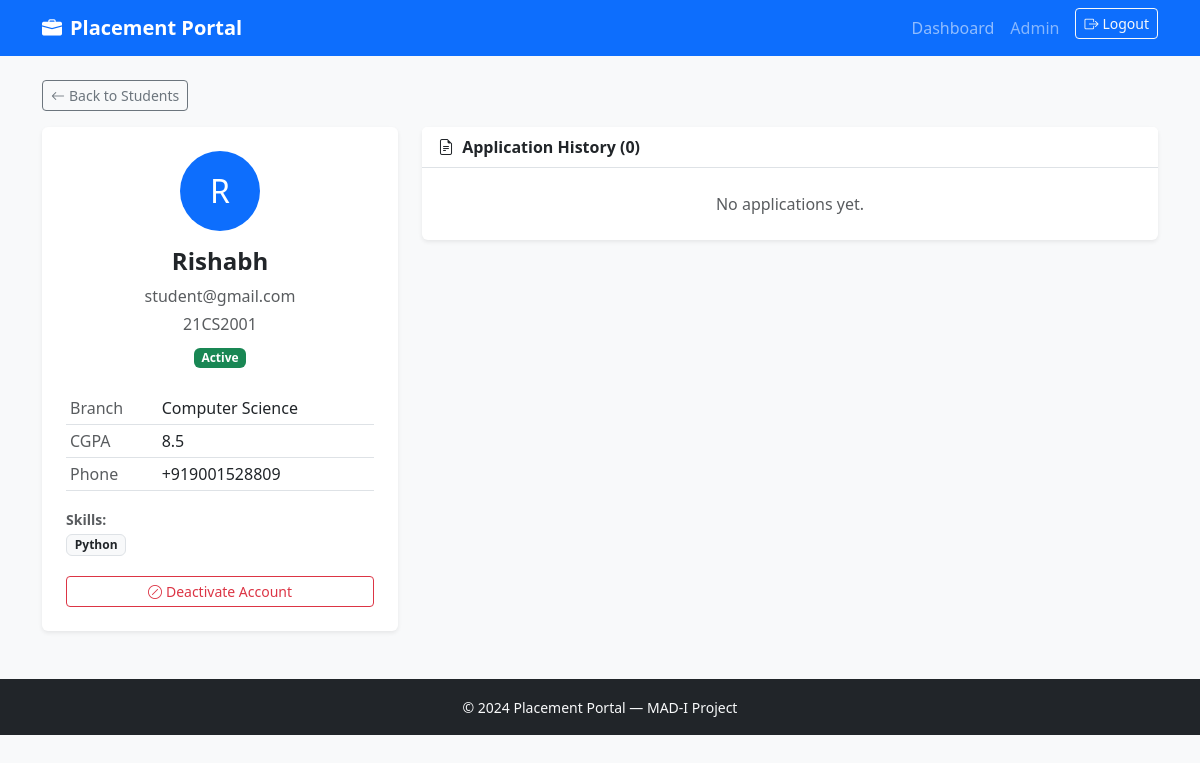
The app's page /admin/student/1 (signed in) with its own data.
### models.py (models this page shows, shortened)
class User(UserMixin, db.Model):
    id= db.Column(db.Integer, primary_key=True)
    username= db.Column(db.String(80), unique=True, nullable=False)
    email= db.Column(db.String(120), unique=True, nullable=False)
    password_hash = db.Column(db.String(256))
    role = db.Column(db.String(20))
    active = db.Column(db.Boolean, default=True)
    student_profile = db.relationship('Student', backref='user', uselist=False)
    company_profile = db.relationship('Company', backref='user', uselist=False)
    @property
    def is_active(self):
        return self.active

class Student(db.Model):
    id = db.Column(db.Integer, primary_key=True)
    user_id = db.Column(db.Integer, db.ForeignKey('user.id'), nullable=False)
    name = db.Column(db.String(100))
    roll_no = db.Column(db.String(50), unique=True)
    branch = db.Column(db.String(100))
    cgpa = db.Column(db.Float)
    skills = db.Column(db.Text)
    phone = db.Column(db.String(20))
    linkedin = db.Column(db.String(250))
    about = db.Column(db.Text)
    resume_path = db.Column(db.String(250))
    applications  = db.relationship('Application', backref='student', lazy='dynamic')
    notifications = db.relationship('Notification', backref='student', lazy='dynamic')

### routes/admin.py (the view)
@admin_bp.route('/student/<int:student_id>')
@login_required
@admin_required
def student_detail(student_id):
    student = Student.query.get_or_404(student_id)
    applications = student.applications.order_by(Application.applied_at.desc()).all()
    return render_template('admin/student_detail.html',
                           student=student,
                           applicatios=applications)

### models.py (called while the page is built)
@login_manager.user_loader
def load_user(user_id):
    return User.query.get(int(user_id))

### routes/admin.py (called while the page is built)
def admin_required(f):
    @wraps(f)
    def wrapped(*args, **kwargs):
        if not current_user.is_authenticated:
            flash('Please login first.', 'danger')
            return redirect(url_for('auth.login'))
        if current_user.role != 'admin':
            flash('Admin access required.', 'danger')
            return redirect(url_for('auth.login'))
        return f(*args, **kwargs)
    return wrapped

### templates/admin/student_detail.html (shortened to what this page needs)
{% extends 'base.html' %}
{% block content %}
<div class="mb-3">
  <a href="{{ url_for('admin.students') }}" class="btn btn-outline-secondary btn-sm">
    <i class="bi bi-arrow-left me-1"></i>Back to Students
  </a>
</div>
<div class="row g-4">
  <div class="col-md-4">
    <div class="card border-0 shadow-sm">
      <div class="card-body text-center p-4">
        <div class="rounded-circle bg-primary text-white d-inline-flex
                    align-items-center justify-content-center mb-3"
             style="width:80px;height:80px;font-size:2rem;">
          {{ student.name[0].upper() }}
        </div>
        <h4 class="fw-bold">{{ student.name }}</h4>
        <p class="text-muted mb-1">{{ student.user.email }}</p>
        <p class="text-muted mb-2">{{ student.roll_no or 'No Roll No' }}</p>
        <span class="badge {% if student.user.active %}bg-success{% else %}bg-danger{% endif %} mb-3">
          {% if student.user.active %}Active{% else %}Deactivated{% endif %}
        </span>
        <table class="table table-sm text-start mt-2">
          <tr><td class="text-muted">Branch</td><td>{{ student.branch or '—' }}</td></tr>
          <tr><td class="text-muted">CGPA</td><td>{{ student.cgpa or '—' }}</td></tr>
          <tr><td class="text-muted">Phone</td><td>{{ student.phone or '—' }}</td></tr>
        </table>
        {% if student.skills %}
        <div class="text-start mt-2">
          <small class="text-muted fw-semibold">Skills:</small><br/>
          {% for skill in student.skills.split(',') %}
          <span class="badge bg-light text-dark border me-1 mb-1">{{ skill.strip() }}</span>
          {% endfor %}
        </div>
        {% endif %}
        <div class="mt-3">
          <form method="POST"
                action="{{ url_for('admin.blacklist_student', student_id=student.id) }}"
                onsubmit="return confirm('Are you sure?')">
            <button class="btn btn-sm w-100
              {% if student.user.active %}btn-outline-danger{% else %}btn-outline-success{% endif %}">
              {% if student.user.active %}
                <i class="bi bi-slash-circle me-1"></i>Deactivate Account
              {% else %}
                <i class="bi bi-check-circle me-1"></i>Activate Account
              {% endif %}
            </button>
          </form>
        </div>
      </div>
    </div>
  </div>
  <div class="col-md-8">
    <div class="card border-0 shadow-sm">
      <div class="card-header bg-white fw-semibold border-bottom">
        <i class="bi bi-file-earmark-text me-1"></i>
        Application History ({{ applications|length }})
      </div>
      <div class="card-body p-0">
        {% if applications %}
        <div class="table-responsive">
          <table class="table table-hover align-middle mb-0">
            <thead class="table-light">
              <tr>
                <th>Company</th>
                <th>Job Title</th>
                <th>Applied</th>
                <th>Status</th>
              </tr>
            </thead>
            <tbody>
              {% for app in applications %}
              <tr>
                <td>{{ app.job.company.name }}</td>
                <td>{{ app.job.title }}</td>
                <td class="small text-muted">{{ app.applied_at.strftime('%d %b %Y') }}</td>
                <td>
                  <span class="badge
                    {% if app.status == 'placed' %}bg-success
                    {% elif app.status == 'rejected' %}bg-danger
                    {% elif app.status == 'shortlisted' %}bg-info
                    {% elif app.status == 'interview' %}bg-warning text-dark
                    {% else %}bg-secondary{% endif %}">
                    {{ app.status | capitalize }}
                  </span>
                </td>
              </tr>
              {% endfor %}
            </tbody>
          </table>
        </div>
        {% else %}
        <div class="text-center text-muted py-4">No applications yet.</div>
        {% endif %}
      </div>
    </div>
  </div>
</div>
{% endblock %}

### templates/base.html (shortened to what this page needs)
<!DOCTYPE html>
<html lang="en">
<head>
  <link href="https://cdn.jsdelivr.net/npm/bootstrap@5.3.0/dist/css/bootstrap.min.css" rel="stylesheet"/>
  <link href="https://cdn.jsdelivr.net/npm/bootstrap-icons@1.11.0/font/bootstrap-icons.css" rel="stylesheet"/>
</head>
<body class="bg-light">
<nav class="navbar navbar-expand-lg navbar-dark bg-primary">
  <div class="container">
    <a class="navbar-brand fw-bold" href="{{ url_for('auth.index') }}">
      <i class="bi bi-briefcase-fill me-2"></i>Placement Portal
    </a>
    <div class="collapse navbar-collapse" id="navbarNav">
      <ul class="navbar-nav ms-auto">
        {% if current_user.is_authenticated %}
          {% if current_user.role == 'admin' %}
            <li class="nav-item">
              <a class="nav-link" href="{{ url_for('admin.dashboard') }}">Dashboard</a>
            </li>
          {% elif current_user.role == 'company' %}
            <li class="nav-item">
              <a class="nav-link" href="{{ url_for('company.dashboard') }}">Dashboard</a>
            </li>
          {% endif %}
          <li class="nav-item">
            <span class="nav-link text-white-50">
              {{ current_user.role | capitalize }}
            </span>
          </li>
          <li class="nav-item">
            <a class="btn btn-outline-light btn-sm ms-2"
               href="{{ url_for('auth.logout') }}">
              <i class="bi bi-box-arrow-right me-1"></i>Logout
            </a>
          </li>
        {% endif %}
      </ul>
    </div>
  </div>
</nav>
<main class="container my-4">
  {% block content %}{% endblock %}
</main>
<footer class="bg-dark text-light text-center py-3 mt-5">
  <small>&copy; 2024 Placement Portal — MAD-I Project</small>
</footer>
</body>
</html>

### records on screen
User: role "Admin"
Student: name "R", name "Rishabh", roll_no "21CS2001", branch "Computer Science", cgpa "8.5", phone "+919001528809", strip "Python"
User: user.email "student@gmail.com"

### other values on screen
{{ applications|length }} "0"
